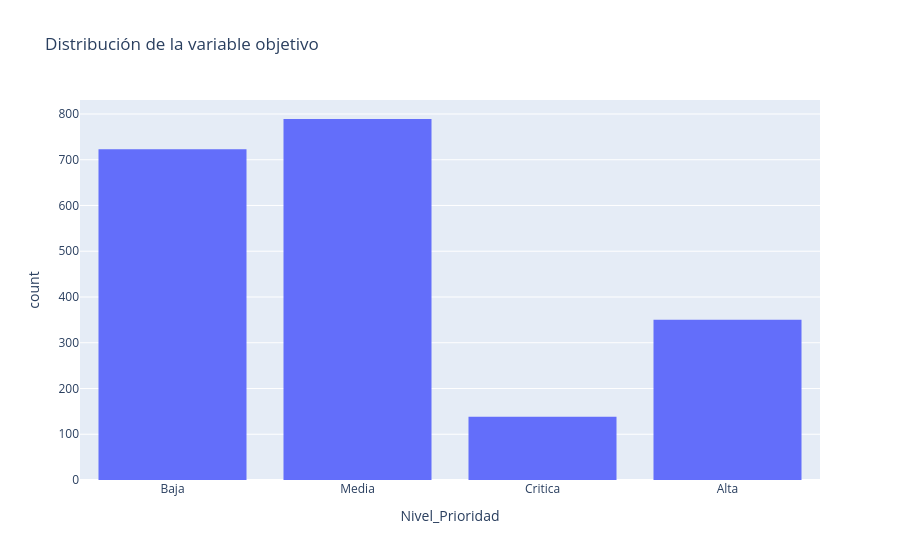

The notebook cell saved with this chart:
### Code cell
# Utiliza `histogram` de plotly express para explorar la distribución de la variable objetivo

import plotly.express as px

fig_hist = px.histogram(df_tickets, x="Nivel_Prioridad", title="Distribución de la variable objetivo")
fig_hist.show()

# y `value_counts` más operaciones entre series para calcular la cantidad y porcentaje de sus categorías. _(0.2 pts)_
print("Cantidad de cada categoría:")
print(df_tickets["Nivel_Prioridad"].value_counts())
print("\nPorcentaje de cada categoría:")
print(df_tickets["Nivel_Prioridad"].value_counts(normalize=True) * 100)

### Figure 1 — Plotly figure (JSON) as saved in the notebook; plotly's stock layout.template omitted (floating-point values rounded to 4 significant figures; data arrays with more than 128 entries replaced by an {"elided": "..."} marker saying what was removed)
{"data": [{"bingroup": "x", "hovertemplate": "Nivel_Prioridad=%{x}<br>count=%{y}<extra></extra>", "legendgroup": "", "marker": {"color": "#636efa", "pattern": {"shape": ""}}, "name": "", "orientation": "v", "showlegend": false, "type": "histogram", "x": {"elided": "2000 str values"}, "xaxis": "x", "yaxis": "y"}], "layout": {"barmode": "relative", "legend": {"tracegroupgap": 0}, "title": {"text": "Distribución de la variable objetivo"}, "xaxis": {"anchor": "y", "domain": [0, 1], "title": {"text": "Nivel_Prioridad"}}, "yaxis": {"anchor": "x", "domain": [0, 1], "title": {"text": "count"}}}}
